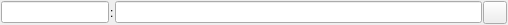
<?xml version="1.0" encoding="UTF-8"?>
<ui version="4.0">
 <class>LineSend</class>
 <widget class="QWidget" name="LineSend">
  <property name="geometry">
   <rect>
    <x>0</x>
    <y>0</y>
    <width>508</width>
    <height>25</height>
   </rect>
  </property>
  <property name="windowTitle">
   <string>LineSend</string>
  </property>
  <layout class="QHBoxLayout" name="horizontalLayout" stretch="0,0,1,0">
   <property name="spacing">
    <number>1</number>
   </property>
   <property name="leftMargin">
    <number>1</number>
   </property>
   <property name="topMargin">
    <number>1</number>
   </property>
   <property name="rightMargin">
    <number>1</number>
   </property>
   <property name="bottomMargin">
    <number>1</number>
   </property>
   <item>
    <widget class="QLineEdit" name="lineEdit_label"/>
   </item>
   <item>
    <widget class="QLabel" name="label">
     <property name="text">
      <string>:</string>
     </property>
    </widget>
   </item>
   <item>
    <widget class="QLineEdit" name="lineEdit_cmd"/>
   </item>
   <item>
    <widget class="QToolButton" name="tBtn">
     <property name="text">
      <string/>
     </property>
    </widget>
   </item>
  </layout>
 </widget>
 <resources/>
 <connections/>
</ui>
